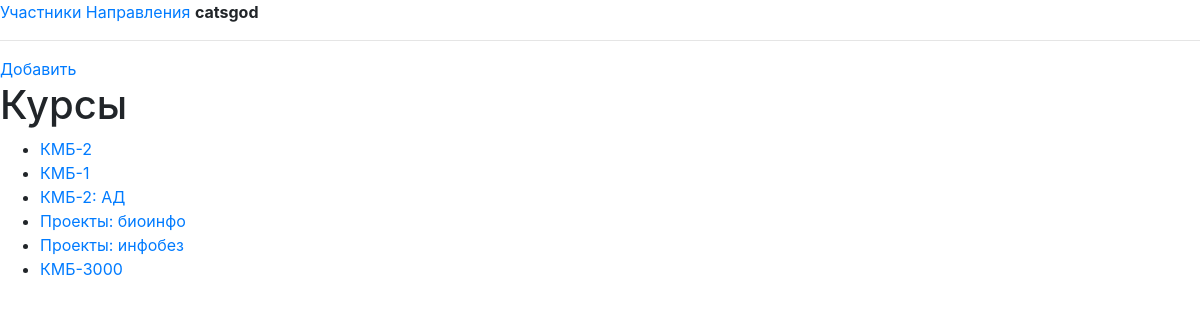
Page /courses (signed in) on the committed database.
### crm/models.py (models this page shows, shortened)
class Course(models.Model):
    name = models.CharField(max_length=255)
    teacher = models.CharField(max_length=100)

### crm/views.py (the view)
# urls.py: path('courses', index_course),
def index_course(request):
    if not request.user.is_authenticated:
        return redirect('/login')
    courses = Course.objects.all()
    return render(request, 'all_courses.html', {'courses': courses})

### crm/templates/all_courses.html (shortened to what this page needs)
{% extends 'base.html' %}
{% block content %}
<a href="/add_course">Добавить</a>
<h1>Курсы</h1>
<ul>
    {% for course in courses %}
        <li><a href="/course?id={{ course.id }}">
            {{ course.name }} </a>
        </li>
    {% endfor %}
</ul>
{% endblock %}

### crm/templates/base.html (shortened to what this page needs)
<!DOCTYPE html>
<html lang="en">
<head>
    <link rel="stylesheet" href="https://stackpath.bootstrapcdn.com/bootstrap/4.3.1/css/bootstrap.min.css">
<link rel="stylesheet" href="https://stackpath.bootstrapcdn.com/bootstrap/4.3.1/css/bootstrap.min.js">
</head>
<body>
<a href="/">Участники</a>
<a href="/courses">Направления</a>
<strong>{{ user.username }}</strong>
<hr>
{% block content %}
{% endblock %}
</body>
</html>

### rows in the picture
Course: name "КМБ-2"
Course: name "КМБ-1"
Course: name "КМБ-2: АД"
Course: name "Проекты: биоинфо"
Course: name "Проекты: инфобез"
Course: name "КМБ-3000"

### other values in the picture
{{ user.username }} "catsgod"
